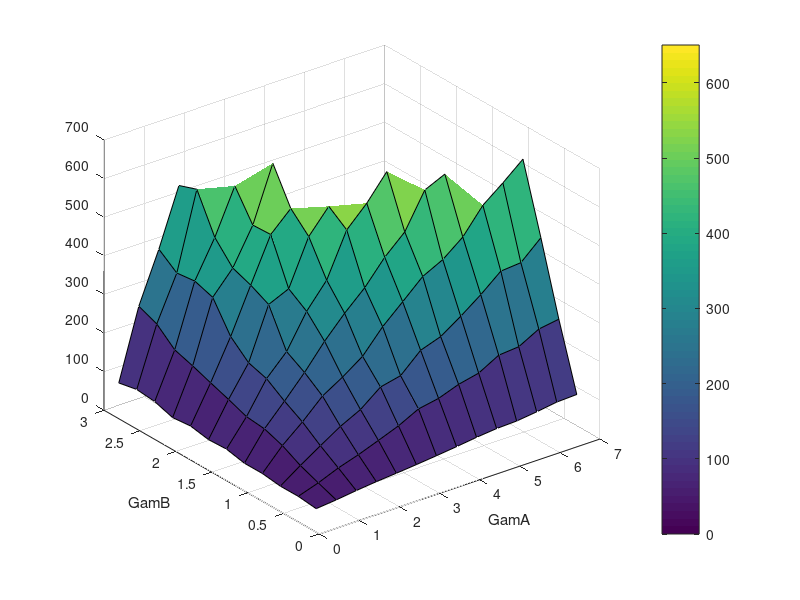
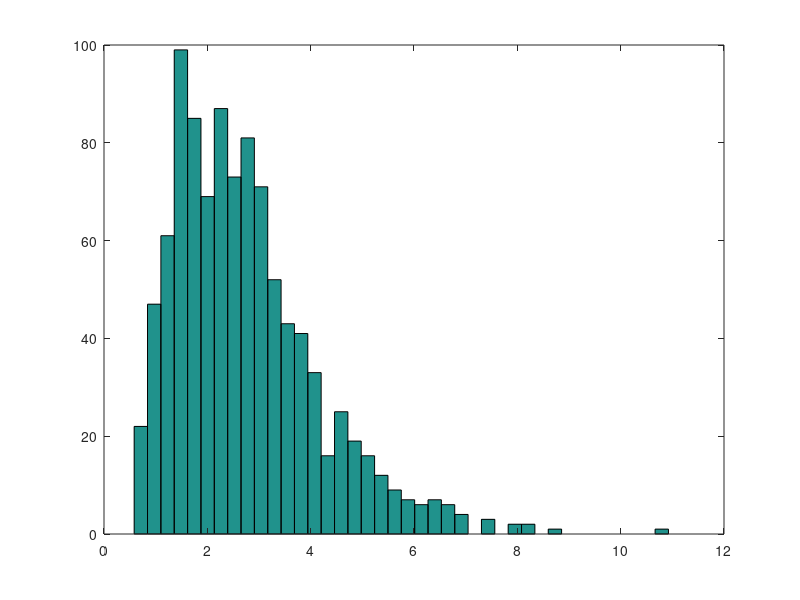

Reproduce these figures in MATLAB, in order. (Note: this script raises an error after producing the figures.)
NLoads =  5; % Number of load levels
MaxTime = 60*5.5; % time in seconds
TrialOnTime = 1.75; % seconds
MinITI = 0.5; % seconds
TR = 1.;
HighResTs = 0.01;

% Two Conditions:
% Animate/Inanimate
% Low richness/High richness
%
% Animate/Low richness
% Inanimate/Low richness
% Animate/High richness
% Inanimate/Low richness
% Animate/High richness
%
% Contrasts
% Effect of Linear Load collapsing across conditions
% Effect of Quadratic Load collapsing across conditions
% Animate gt Inanimate collapsing across richness and Load
% Animate gt Inanimate collapsing across richness and Load

% The different cells of this experiment will be coded and the different
% load levels will be modeled using parametric modulators << Is that even
% possible?????
% If I collapse across animate/inanimate then I will have 10 trials per
% load. Then I will have two conditions: high and low richness
% Design matrix can have 10 columns:
% LowRich, Load 1
% LowRich, Load 2
% LowRich, Load 3
% LowRich, Load 4
% LowRich, Load 5
% HighRich, Load 1
% HighRich, Load 2
% HighRich, Load 3
% HighRich, Load 4
% HighRich, Load 5
%
% Contrasts;
Contrasts = struct;
Contrasts.High_gt_Low = [-1 -1 -1 -1 -1 1 1 1 1 1];
Contrasts.Low_gt_High = [1 1 1 1 1 -1 -1 -1 -1 -1];
Contrasts.Load1 = [1 0 0 0 0 1 0 0 0 0 ];
Contrasts.Load2 = [0 1 0 0 0 0 1 0 0 0 ];
Contrasts.Load3 = [0 0 1 0 0 0 0 1 0 0 ];
Contrasts.Load4 = [0 0 0 1 0 0 0 0 1 0 ];
Contrasts.Load5 = [0 0 0 0 1 0 0 0 0 1 ];
Contrasts.AllWords = [1 1 1 1 1 1 1 1 1 1];
LinLoad = [1 2 3 4 5 1 2 3 4 5];
Contrasts.LinLoad = LinLoad - mean(LinLoad);
Contrasts.HighRich = [1 1 1 1 1 0 0 0 0 0];
Contrasts.LowRich = [0 0 0 0 0 1 1 1 1 1];
ConNames = fieldnames(Contrasts);

% Contrasts = struct;
%  Contrasts.High_gt_Low = [-1 -1 -1 -1 -1 -1 1 1 1 1 1 1];
%  Contrasts.Low_gt_High = [1 1 1 1 1 1 -1 -1 -1 -1 -1 -1];
%  Contrasts.Load1 = [1 0 0 0 0 0 1 0 0 0 0 0];
%  Contrasts.Load2 = [0 1 0 0 0 0 0 1 0 0 0 0];
%  Contrasts.Load3 = [0 0 1 0 0 0 0 0 1 0 0 0];
%  Contrasts.Load4 = [0 0 0 1 0 0 0 0 0 1 0 0];
%  Contrasts.Load5 = [0 0 0 0 1 0 0 0 0 0 1 0];
% %Contrasts.All = [1 1 1 1 1 1 1 1 1 1 1 1];
% %Contrasts.All = 1;
%  LinLoad = [1 2 3 4 5 6 1 2 3 4 5 6];
%  Contrasts.LinLoad = LinLoad - mean(LinLoad);
ConNames = fieldnames(Contrasts);





%
% Interaction of Richness and Load: [-1 -2 -3 -4 -5 1 2 3 4 5]
% Before I set up the contrasts I need to make the SPM design and then work
% with SPM to see how it makes the contrasts for the different factors.


NCond = 4;
MinNumTrials = 5;
% Set this up as an array
% Rows: Loada
% Columns: Conditions
% Depth: Number of Trials

NTrials = 5;
NTotalTrials = NLoads*NCond*NTrials;

TrialList = zeros(NTotalTrials,4);
TrialList(:,1) = 1:NTotalTrials;
% Column for trial number
% Create a column coding the load for each trial
% Create a column coding each of the two conditions

% Create a randomized list for trial order
% Randomize
% What are the limitations for this list?
% No more than three trials of the same condition and load.
% Check the matrix to make sure that there are not three in a row
% Create a column of ITI drawn from a series of random numbers draw from a
% Gamma distribution
%
% Pick a Gamma parameter
% for 1000
% 	Pick a set of ITI
% Is the sum of the ITIs within our max time?
% 		for 1000
%			Randomize the trials
% 			Calculate efficiencies
% Find the best ITI and trial order
% The following codes up the two factors of the design along with the
% number of loads.

Factors = repmat(fullfact([2,2, NLoads]),NTrials,1);
% How mch time do the trials take

%MaxTimeList = [6:0.5:9];
MaxTimeList = [14];
AllBestBE = zeros(3,length(ConNames),length(MaxTimeList));

for tt = 1:length(MaxTimeList)
    TotalNTrials = size(Factors,1);
    TrialTime = TotalNTrials*TrialOnTime;
    MaxITITime = MaxTimeList(tt)*60 - TrialTime;
    
    
    NSim = 10;
    GamASearch = [0.1:0.5:7];
    %GamASearch = 6;
    GamBSearch = [0.1:0.25:3];
    %GamBSearch = 0.1;
    TestGam = zeros(length(GamASearch),length(GamBSearch),NSim);
    
    for i = 1:NSim
        fprintf(1,'Sim %d of %d\n',i,NSim);
        for j = 1:length(GamASearch)
            for k = 1:length(GamBSearch)
                SimITI = MinITI + gamrnd(ones(TotalNTrials,1).*GamASearch(j),GamBSearch(k));
                TestGam(j,k,i) = sum(round(SimITI./HighResTs).*HighResTs);
            end
        end
    end
    
    
    MaxGam = max(TestGam,[],3);
    MaxGam(find(MaxGam > MaxITITime)) = 0;
    %MaxGam(find(MaxGam < MaxITITime*0.85)) = 0;
    % Cycle over the gamma values
    
    
     figure
     title('Values for Gamma Dist that use all Available Scan Time')
     surf(GamASearch, GamBSearch,MaxGam')
     xlabel('GamA')
     ylabel('GamB')
     colorbar
    % Find the edge and extract the values
    GamValues = zeros(length(GamASearch),2);
    for i = 1:length(GamASearch)
        if max(MaxGam(i,:)) > 0
            GamValues(i,1) = GamASearch(i);
        
            GamValues(i,2) = GamBSearch(min(find(MaxGam(i,:) == max(MaxGam(i,:)))));
        end
    end
    GamValues1 = GamValues(find(GamValues(:,1)>0),1);
    GamValues2 = GamValues(find(GamValues(:,2)>0),2);
    GamValues = [GamValues1 GamValues2];
    %GamValues% = GamValues(1:5,:);
    %GamValues = GamValues(14,:);
    
    
    GamParam = [4.6 0.35];
    GamParam = [2.6 0.85]
     figure(134);hist(0.5+gamrnd(ones(1000,1).*GamParam(1), GamParam(2)),40)
    %
    % Create the high res HRF
    H = spm_hrf(TR*HighResTs);
    IntroOffTime = 10;
    EndOffTime = 10;
    onsets = cell(1,NLoads*2);
    durations = cell(1,NLoads*2);
    
    
    GamValues = GamParam;
    NSim = 500;
    NShuffle = 10;
    SimData = zeros(length(GamValues),length(ConNames), NSim, NShuffle);
    BestOrder = zeros(TotalNTrials,3);
    BestITI = zeros(TotalNTrials,3);
    BestBE = 10*ones(3,length(ConNames));
    WorstOrder = zeros(TotalNTrials,3);
    WorstITI = zeros(TotalNTrials,3);
    WorstBE = zeros(3,length(ConNames));
    BestGam = zeros(3,2);
    BestDesign = cell(3,2);
    for g = 1:size(GamValues,1)
        fprintf(1,'Working on parameter %d of %d\n',g,length(GamValues));
        GamParam = GamValues(g,:);
        %     % Cycle over the values for gamma distribution
        for i = 1:NSim
            % fprintf(1,'Working on sim %d of %d\n',i,NSim);
            % generate some random numbers from these values
            Flag = 1;
            while Flag == 1
                tempITI = [0; gamrnd(ones(TotalNTrials - 1,1).*GamParam(1), GamParam(2))];
                %Round these to the nearest dt
                tempITI = round(tempITI/HighResTs)*HighResTs + MinITI;
                if sum(tempITI) <= MaxITITime
                    Flag = 0;
                end
            end
            % These are the start of the ITIs
            tempCumSum = IntroOffTime + cumsum(tempITI  + TrialOnTime);
            tempSumSumTrialStarts = tempCumSum - TrialOnTime - MinITI ;
            tempDesign = [tempITI tempSumSumTrialStarts Factors];
            % Randomize
            for rr = 1:NShuffle
                X =  zeros((EndOffTime + MaxTimeList(tt)*60)/HighResTs,NLoads*2); %%%<<<<<<<<<<<<<<<<<<
                hX = zeros((EndOffTime + MaxTimeList(tt)*60)/HighResTs,NLoads*2);
                
                r = randperm(TotalNTrials);
                for k = 1:TotalNTrials
                    CurCol = tempDesign(r(k),5) + (tempDesign(r(k),3) - 1)*NLoads;
                    % Create the cell arrays for use with SPM
                    %onsets{CurCol} = [onsets{CurCol} tempDesign((k),2)];
                    %durations{CurCol} = [durations{CurCol} TrialOnTime];
                    % Create high res version of the design with no CONV
                    X(int32(tempDesign((k),2)/HighResTs),CurCol) = 1;
                end
                % Note that the randomization is taking place for the trial conditions,
                % but the order of the ITI is not randomized.
                for k = 1:NLoads*2
                    temp = conv(X(:,k),H);
                    hX(:,k) = temp(1:length(X));
                end
                % Down sample
                % Subsample the design
                NTR = int32((EndOffTime + 60*MaxTimeList(tt)))/(TR);
                lX = zeros(NTR,NLoads*2 + 1);
                for p = 1:NLoads*2
                    temp = hX(1:TR/HighResTs:end,p);
                    lX(:,p) = temp;
                end
                lX(:,end) = 1;
                lX2 = [sum(lX(:,1:end-1),2) ones(size(lX,1),1)];
                % imagesc(lX(:,1:end-1))
                for cc = 1:length(ConNames)
                    [Eff, VRF, BoldEffect] = subfnCalDesignMetrics(lX,Contrasts.(ConNames{cc})');
                    SimData(g, cc, i, rr) = BoldEffect;
                    %fprintf(1,'%s\t%0.4f\n',ConNames{cc},BoldEffect)
                end
                OverAllBE = sum(SimData(g,:, i, rr));
                %if OverAllBE < sum(BestBE(1,:))
                if OverAllBE < BestBE(1,8)
                    BestGam(2:3,:) = BestGam(1:2,:);
                    BestBE(2:3,:) = BestBE(1:2,:);
                    BestOrder(:,2:3) = BestOrder(:,1:2);
                    BestITI(:,2:3) = BestITI(:,1:2);
                    BestGam(1,:) = GamParam;
                    BestBE(1,:) = SimData(g,:, i, rr);
                    BestOrder(:,1) = r;
                    BestITI(:,1) = tempITI;
                    BestDesign{1,1} = lX;
                %elseif OverAllBE < sum(BestBE(2,:))
                elseif OverAllBE < BestBE(2,8)
                    BestGam(3,:) = BestGam(2,:);
                    BestBE(3,:) = BestBE(2,:);
                    BestOrder(:,3) = BestOrder(:,2);
                    BestITI(:,3) = BestITI(:,2);
                    BestBE(2,:) = SimData(g,:, i, rr);
                    BestOrder(:,2) = r;
                    BestITI(:,2) = tempITI;
                end
                if OverAllBE > sum(WorstBE(3,:))
                    WorstBE(1:2,:) = WorstBE(2:3,:);
                    WorstOrder(:,1:2) = WorstOrder(:,2:3);
                    WorstITI(:,1:2) = WorstITI(:,2:3);
                    WorstBE(3,:) = OverAllBE;
                    WorstOrder(:,3) = r;
                    WorstITI(:,3) = tempITI;
                    BestDesign{3,2} = lX;
                elseif OverAllBE > sum(WorstBE(2,:))
                    WorstBE(1,:) = WorstBE(2,:);
                    WorstOrder(:,1) = WorstOrder(:,2);
                    WorstITI(:,1) = WorstITI(:,2);
                    WorstBE(2,:) = OverAllBE;
                    WorstOrder(:,2) = r;
                    WorstITI(:,2) = tempITI;
                end
                
            end
        end
    end
    AllBestBE(:,:,tt) = BestBE;
end
WorstBE
BestBE
BestGam

GamParam = BestGam(1,:);

figure(134);hist(0.5+gamrnd(ones(1000,1).*GamParam(1), GamParam(2)),40)


%save SemanticSimulation

